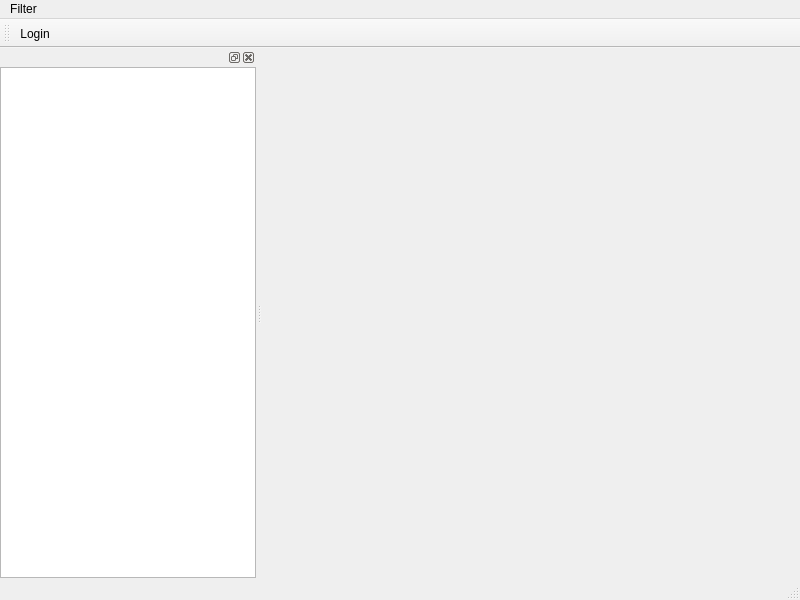
<?xml version="1.0" encoding="UTF-8"?>
<ui version="4.0">
 <class>Client</class>
 <widget class="QMainWindow" name="Client">
  <property name="geometry">
   <rect>
    <x>0</x>
    <y>0</y>
    <width>800</width>
    <height>600</height>
   </rect>
  </property>
  <property name="windowTitle">
   <string>Client</string>
  </property>
  <widget class="QWidget" name="centralwidget"/>
  <widget class="QMenuBar" name="menubar">
   <property name="geometry">
    <rect>
     <x>0</x>
     <y>0</y>
     <width>800</width>
     <height>26</height>
    </rect>
   </property>
   <widget class="QMenu" name="menuFilter">
    <property name="title">
     <string>Filter</string>
    </property>
   </widget>
   <addaction name="menuFilter"/>
  </widget>
  <widget class="QStatusBar" name="statusbar"/>
  <widget class="QToolBar" name="toolBar">
   <property name="windowTitle">
    <string>toolBar</string>
   </property>
   <attribute name="toolBarArea">
    <enum>TopToolBarArea</enum>
   </attribute>
   <attribute name="toolBarBreak">
    <bool>false</bool>
   </attribute>
   <addaction name="actionLogin"/>
  </widget>
  <widget class="QDockWidget" name="pageSelector">
   <attribute name="dockWidgetArea">
    <number>1</number>
   </attribute>
   <widget class="QWidget" name="dockWidgetContents">
    <layout class="QVBoxLayout" name="verticalLayout">
     <property name="spacing">
      <number>0</number>
     </property>
     <property name="leftMargin">
      <number>0</number>
     </property>
     <property name="topMargin">
      <number>0</number>
     </property>
     <property name="rightMargin">
      <number>0</number>
     </property>
     <property name="bottomMargin">
      <number>0</number>
     </property>
     <item>
      <widget class="WindowSelectorWidget" name="pageTreeView">
       <property name="editTriggers">
        <set>QAbstractItemView::EditTrigger::NoEditTriggers</set>
       </property>
       <property name="rootIsDecorated">
        <bool>false</bool>
       </property>
       <attribute name="headerVisible">
        <bool>false</bool>
       </attribute>
      </widget>
     </item>
    </layout>
   </widget>
  </widget>
  <action name="actionLogin">
   <property name="text">
    <string>Login</string>
   </property>
   <property name="menuRole">
    <enum>QAction::MenuRole::NoRole</enum>
   </property>
  </action>
  <action name="action">
   <property name="text">
    <string>???</string>
   </property>
  </action>
 </widget>
 <customwidgets>
  <customwidget>
   <class>WindowSelectorWidget</class>
   <extends>QTreeView</extends>
   <header>ui/windowselectorwidget.h</header>
  </customwidget>
 </customwidgets>
 <resources/>
 <connections/>
</ui>
